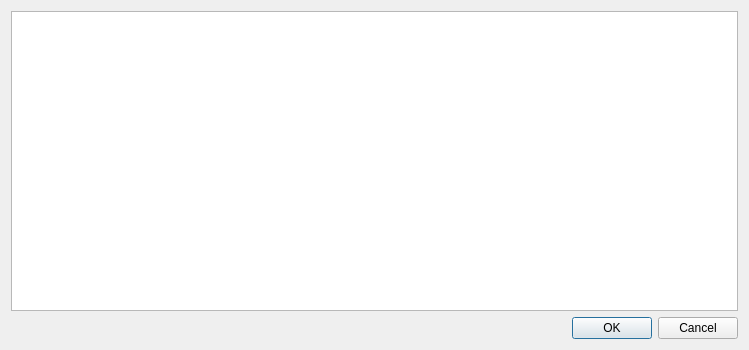
<?xml version="1.0" encoding="UTF-8"?>
<ui version="4.0">
 <class>CDbStarsDlg</class>
 <widget class="QDialog" name="CDbStarsDlg">
  <property name="geometry">
   <rect>
    <x>0</x>
    <y>0</y>
    <width>749</width>
    <height>350</height>
   </rect>
  </property>
  <property name="windowTitle">
   <string>Search a double star</string>
  </property>
  <layout class="QVBoxLayout" name="verticalLayout_2">
   <item>
    <layout class="QVBoxLayout" name="verticalLayout">
     <item>
      <widget class="QTreeView" name="treeView">
       <property name="editTriggers">
        <set>QAbstractItemView::NoEditTriggers</set>
       </property>
       <property name="alternatingRowColors">
        <bool>true</bool>
       </property>
       <property name="rootIsDecorated">
        <bool>false</bool>
       </property>
       <property name="sortingEnabled">
        <bool>true</bool>
       </property>
       <attribute name="headerShowSortIndicator" stdset="0">
        <bool>true</bool>
       </attribute>
      </widget>
     </item>
     <item>
      <layout class="QHBoxLayout" name="horizontalLayout">
       <item>
        <spacer name="horizontalSpacer">
         <property name="orientation">
          <enum>Qt::Horizontal</enum>
         </property>
         <property name="sizeHint" stdset="0">
          <size>
           <width>40</width>
           <height>20</height>
          </size>
         </property>
        </spacer>
       </item>
       <item>
        <widget class="QPushButton" name="pushButton_2">
         <property name="text">
          <string>OK</string>
         </property>
         <property name="default">
          <bool>true</bool>
         </property>
        </widget>
       </item>
       <item>
        <widget class="QPushButton" name="pushButton">
         <property name="text">
          <string>Cancel</string>
         </property>
        </widget>
       </item>
      </layout>
     </item>
    </layout>
   </item>
  </layout>
 </widget>
 <resources/>
 <connections/>
</ui>
